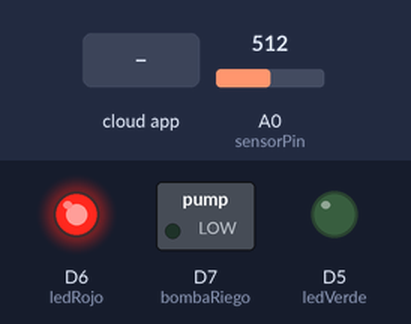
Recording of a sketch running on a simulated ESP8266 (NodeMCU). Shown: switched loads named in the sketch (green lamp = pin HIGH), output pins drawn as LEDs (lit = HIGH). Inputs (shaded band) come from the test bench; at power-on: A0 (sensorPin) = 512. WiFi joins after 1.5 s; servers stay silent unless stated; network time is answered at once with the bench clock; the local clock reads 2024-03-15 10:24:30 at power-on unless the sketch sets it; the Firebase database answers and starts empty; what the sketch prints to the serial monitor is not drawn.

Above: at 2.7 s.
2.8 s: A0 (sensorPin) set to 0
At 5.4 s:
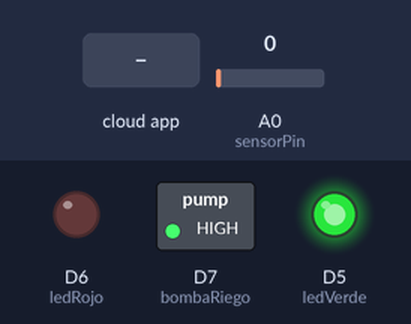
6.0 s: A0 (sensorPin) set to 110
At 8.3 s:
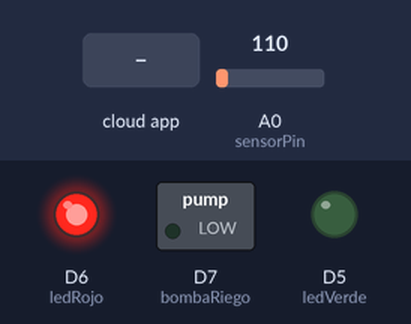
9.5 s: the phone or cloud app sets luz to 1
At 11.2 s:
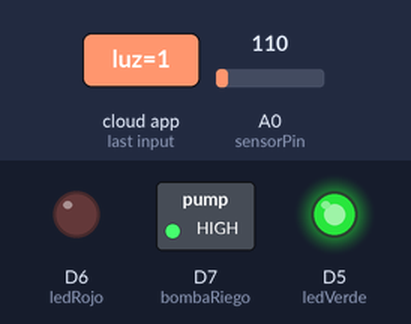
Timing chart, 0 to 12.7 s (numbered marks = the images above; inputs shaded):
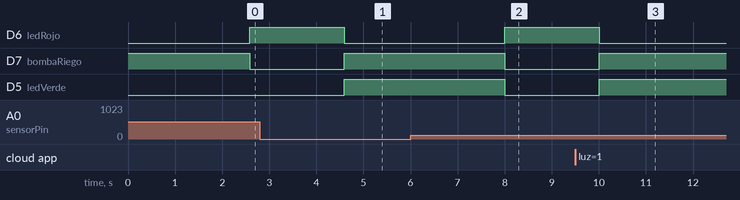

The sketch:

riego_auto_baseV4_Con_Millis.ino
```cpp
#include <ArduinoJson.h>
#include <ESP8266Firebase.h>
#include <NTPClient.h>
#include <WiFiUdp.h>
#include <ESP8266WiFi.h>


const char* ssid = "TP-LINK_A65538";
const char* password = "86669443";

// dato sacado de firebase cultivo Realtime Database
#define FIREBASE_HOST "cultivo-c71e7-default-rtdb.firebaseio.com"

Firebase firebase(FIREBASE_HOST);


WiFiServer server(80);


static const uint8_t D0   = 16;
static const uint8_t D1   = 5;
static const uint8_t D3   = 0;
static const uint8_t D4   = 2;
static const uint8_t D5   = 14;
static const uint8_t D6   = 12;
static const uint8_t D7   = 13;
static const uint8_t D8   = 15;
static const uint8_t D9   = 3;
static const uint8_t D10  = 1;

int ledRojo = D6;
int bombaRiego = D7;
int ledVerde = D5;
int sensorPin = A0;
int humedadSuelo;
int porcentajeSuelo;
int tiempoBomba;
int porcentajeUsuario;
int count;
char horarioActual;
unsigned long tiempoAnterior;


// Configuración del servidor NTP
const char* ntpServer = "0.south-america.pool.ntp.org";
const int gmtOffset_sec = 0;
const int daylightOffset_sec = - 10800;

WiFiUDP ntpUDP;
NTPClient timeClient(ntpUDP, ntpServer, daylightOffset_sec, 6000);

void setup() {
  // put your setup code here, to run once:
  Serial.begin(115200);
  pinMode(ledVerde, OUTPUT);
  pinMode(ledRojo, OUTPUT);
  pinMode(bombaRiego, OUTPUT);
  digitalWrite(bombaRiego, HIGH);
  tiempoAnterior = millis();


  WiFi.begin(ssid, password);
  Serial.printf("\n\nConectando a la red: %s\n", WiFi.SSID().c_str());
   while (WiFi.status() != WL_CONNECTED) {
    delay(100);
    Serial.print(".");
    count = count + 1;
    if (count == 30){
      Serial.println(".");
      count = 0;
    }
  }

         Serial.println("connected...yeey :)");
         Serial.println("");
         Serial.println("WiFi conectada");
         humedadSuelo = analogRead(sensorPin);
         porcentajeSuelo = ((humedadSuelo * 100) /1024 - 100) * -1 ;
         timeClient.begin();

}

void loop() {
  // put your main code here, to run repeatedly:
   if((millis() - tiempoAnterior) >= 500 ){

    unsigned long tiempoInicioLoop = millis();
    timeClient.update();
 // Imprimir la hora local en el formato hh:mm:ss
      Serial.print("este es el horario actual: ");
      Serial.println(timeClient.getFormattedTime());

     firebase.setString("HoraActual", timeClient.getFormattedTime());
     porcentajeUsuario = firebase.getInt("porcentajeUsuario");

  tiempoBomba = firebase.getInt("tiempoBomba");
  int data2 = firebase.getInt("HumedadSuelo/setInt");
  int luz = firebase.getInt("luz");
   humedadSuelo = analogRead(sensorPin);
  porcentajeSuelo = ((humedadSuelo * 100) /1024 - 100) * -1;
  firebase.setInt("HumedadSuelo/setInt", humedadSuelo);
  firebase.setInt("HumedadSuelo/porcentaje", porcentajeSuelo);


  Serial.print("soy porcentaje cargado por el usuario en numeros:");
  Serial.println(porcentajeUsuario);

  Serial.print("soy el tiempo de la bomba cargado por front: ");
  Serial.println(tiempoBomba);

 if( luz == 1 && humedadSuelo < porcentajeUsuario){

    tiempoBomba = firebase.getInt("tiempoBomba");
    firebase.setInt("estadoBomba", 1);
    firebase.setInt("luz",1);

   Serial.println("Me obligaron a regar!!!!");
    digitalWrite(ledRojo,HIGH);
    digitalWrite(ledVerde, LOW);
    digitalWrite(bombaRiego, LOW);
   Serial.print("soy el tiempo bomba antes en el forzado:");
   Serial.println(tiempoBomba);


    if((millis() - tiempoAnterior) >= tiempoBomba){


    Serial.print("soy el tiempo bomba en el forzado:");
    Serial.println(tiempoBomba);
    digitalWrite(ledRojo,LOW);
     digitalWrite(ledVerde, HIGH);
    digitalWrite(bombaRiego,HIGH);
    Serial.println("YA CORTE DE OBLIGADO");
    firebase.setInt("estadoBomba", 0);
    firebase.setInt("luz", 0);
    humedadSuelo = analogRead(sensorPin);
    porcentajeSuelo = ((humedadSuelo * 100) /1024 - 100) * -1;
    firebase.setInt("HumedadSuelo/setInt", humedadSuelo);
    firebase.setInt("HumedadSuelo/porcentaje", porcentajeSuelo);
    tiempoAnterior = millis();
    }
   } else {

  if(humedadSuelo > porcentajeUsuario && luz == 0){

   digitalWrite(ledVerde, LOW);
   digitalWrite(ledRojo, HIGH);
   digitalWrite(bombaRiego, LOW);
   firebase.setInt("estadoBomba", 1);
   Serial.println("Me puse a regar!!!");


   if((millis() - tiempoAnterior) >= 100 ){


   humedadSuelo = analogRead(sensorPin);
   porcentajeSuelo = ((humedadSuelo * 100) /1024 - 100) * -1;
   firebase.setInt("HumedadSuelo/setInt", humedadSuelo);
   firebase.setInt("HumedadSuelo/porcentaje", porcentajeSuelo);
   Serial.print("** Humedad: ");
   Serial.println(humedadSuelo);

   Serial.print("** Soy el porcentaje de Humedad: ");
   Serial.println(porcentajeSuelo);
   tiempoAnterior = millis();
   }
 }
   else {
  if((millis() - tiempoAnterior) >= 100){
      digitalWrite(bombaRiego, HIGH);
      digitalWrite(ledVerde, HIGH);
      digitalWrite(ledRojo, LOW);
      firebase.setInt("estadoBomba",0);
      tiempoAnterior = millis();
  }


     }
   }

  unsigned long tiempoFinLoop = millis();
  Serial.print("Tiempo entre iteraciones del loop: ");
  Serial.println(tiempoFinLoop - tiempoInicioLoop);

  tiempoAnterior = tiempoFinLoop;
   }
}
```

Measured:
- after the input at 2.8 s, D6 (ledRojo): HIGH → LOW after 1.8 s; D7 (bombaRiego), D5 (ledVerde): LOW → HIGH after 1.8 s
- after the input at 6.0 s, D6 (ledRojo): LOW → HIGH after 2.0 s; D7 (bombaRiego), D5 (ledVerde): HIGH → LOW after 2.0 s
- after the input at 9.5 s, D6 (ledRojo): HIGH → LOW after 0.51 s; D7 (bombaRiego), D5 (ledVerde): LOW → HIGH after 0.51 s
